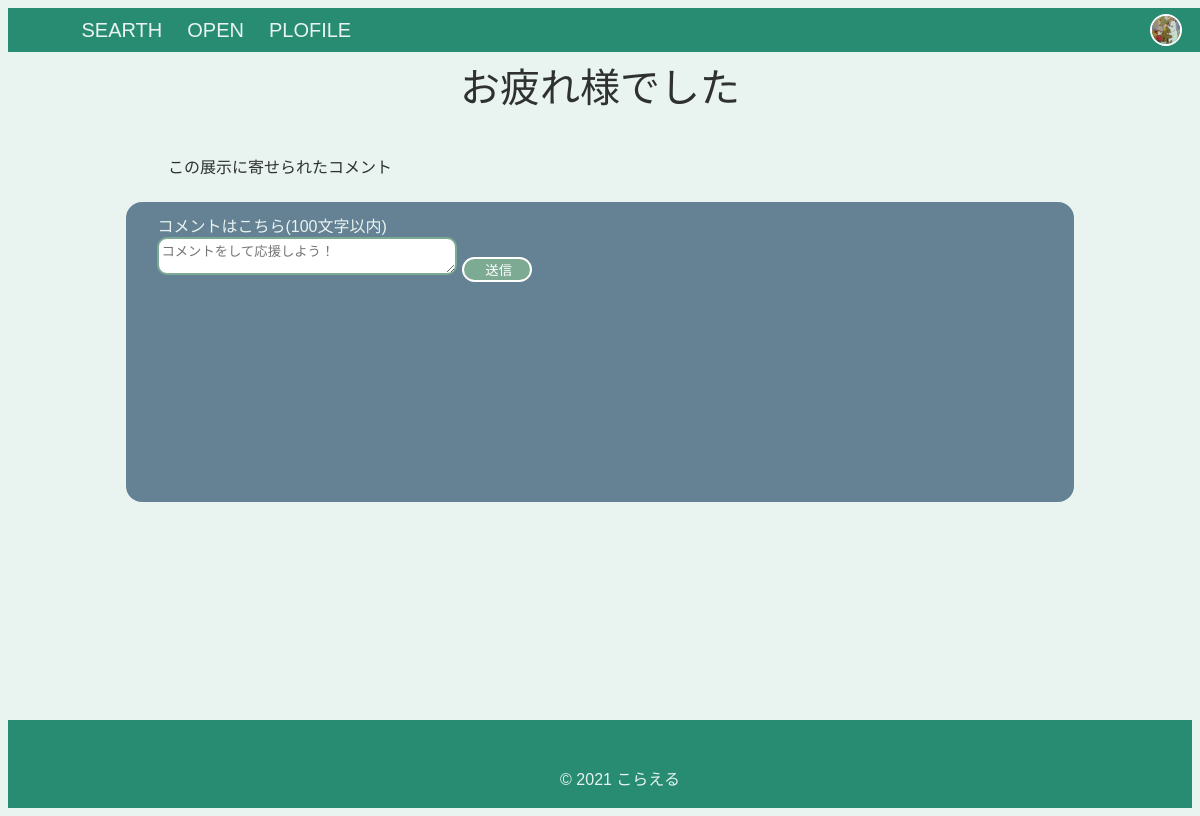
The page /post/last/3aa62b06-de79-4a49-a955-3f8eb7504839 (signed in) on the database as committed earlier.
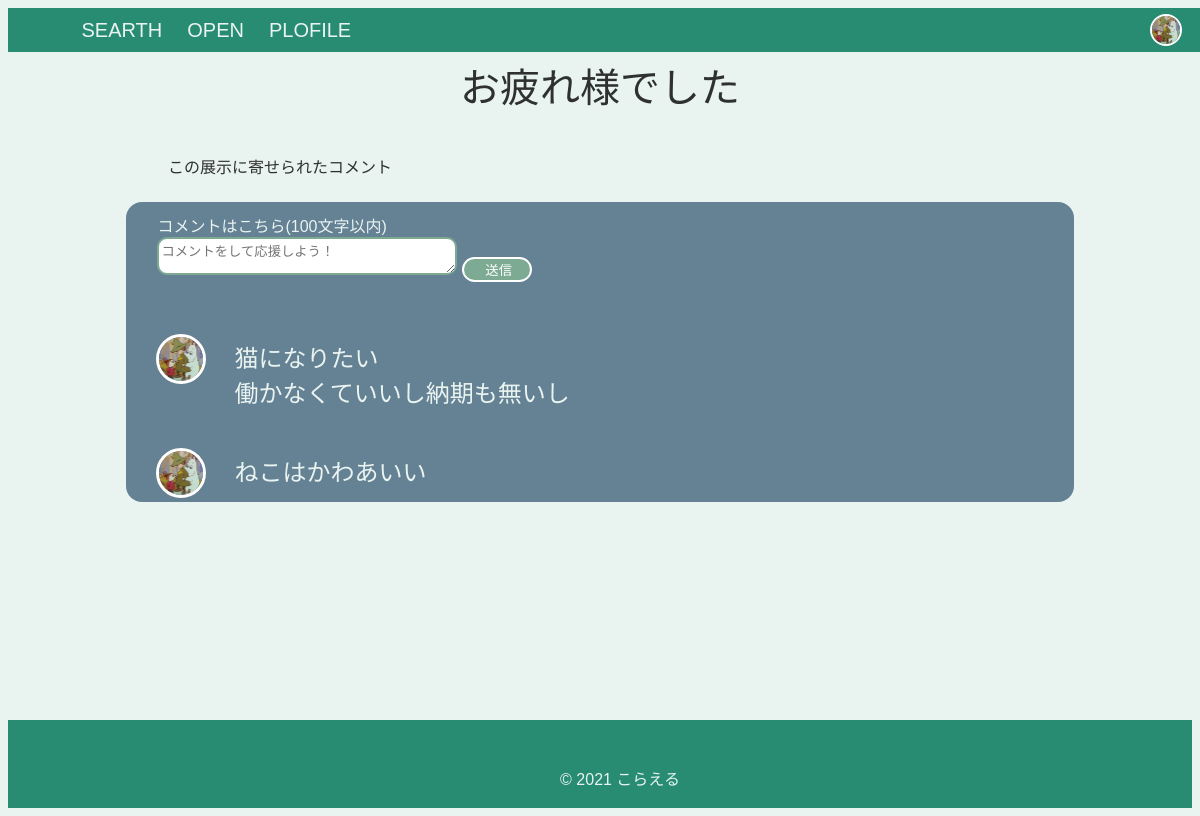
The same page on the database as committed later.
### account/models.py (models this page shows)
class CustomUser(AbstractUser):
    class Meta(AbstractUser.Meta):
        db_table    = 'custom_users'
    introduction = models.TextField(verbose_name='自己紹介',max_length=200,blank=True,null=True,default="よろしくお願いします")
    link = models.URLField(verbose_name='リンク',max_length=200,blank=True,null=True)
    icon = models.ImageField(verbose_name='アイコン画像',upload_to=icon_path,blank=True,null=False,default = '../static/picture/8074e2c65a3ab65d0ce7b482795b7ac0.jpg')
    birthday = models.DateField(verbose_name='生年月日',blank=True,null=True)

### post/models.py (models this page shows, shortened)
class Comment(models.Model):
    author = models.CharField(verbose_name='作者',max_length=100,null=False,default="admin")
    comment = models.TextField(verbose_name='コメント',max_length=100,blank=False,null=False)
    postid = models.ForeignKey(Post,on_delete=models.CASCADE)
    created_at = models.DateTimeField(verbose_name='投稿時間',auto_now_add=True,null=False)

### post/views.py (the view)
# urls.py: path('last/<uuid:id>',views.last,name = 'last'),
@login_required
def last(request,id):
    if request.method == "POST":
        form = CommentForm(request.POST)
        if form.is_valid():
            form.save()
            return redirect('post:last',id=id)
    context = {
        'images':CustomUser.objects.all(),
        'id': id,
        'comments':Comment.objects.filter(postid=str(id)).order_by('-created_at'),
        'user':request.user,
    }
    return render(request, 'post/last.html',context)

### templates/post/last.html (shortened to what this page needs)
{% load static %}
{% block link %}
<link rel="stylesheet" href="https://unpkg.com/ress/dist/ress.min.css" />
<link rel="stylesheet" type="text/css" href="{% static 'css/grobal.css' %}" />
<link rel="stylesheet" type="text/css" href="{% static 'css/last.css' %}" />
{% endblock %}
<!DOCTYPE html>
<html lang="ja">
<head>
  <link href="https://use.fontawesome.com/releases/v5.6.1/css/all.css" rel="stylesheet" />
</head>
<body>
  <header>
    <nav class="pc-nav">
      <ul class="pc-nav-menu">
        <li class="home"><a href="../ranking">SEARTH</a></li>
        <li><a href="../../post/open">OPEN</a></li>
        <li><a href="../../account/profile">PLOFILE</a></li>
      </ul>
    </nav>
    {% if request.user.id != None %}
    <img class="header-icon" src="{{ user.icon.url }}" />
    {% else %}
    <a href="../account/signup" class="btn btn-signup">SIGNUP</a>
    <a href="../account/login" class="btn btn-login">LOGIN</a>
    {% endif %}
  </header>
  <div class="container">
    <p class="good-work">お疲れ様でした</p>
    <p class="work-comment">この展示に寄せられたコメント</p>
    <div class="comment-scroll">
      <table border="0" cellspacing="0" cellpadding="1">
        <tr>
          <td>
            <form method="POST">
              <span class="sub-title">コメントはこちら(100文字以内)</span><br>
              <textarea class="comment-input" type="text" id="comment" name="comment" size="80"
                placeholder="コメントをして応援しよう！" required></textarea>
              <input class="comment-button" type="submit" id="submit" value=" 送信" />
            </form>
          </td>
        </tr>
        <tr>
          <td>
          </td>
        </tr>
      </table>
      <br>
      {% for comment in comments %}
      {% for image in images %}
      {% if image.username == comment.author %}
      <dl>
        <dt><img src="{{ image.icon.url }}"></dt>
        <dd class="view-comment">{{ comment.comment | linebreaksbr }}</dd>
      </dl>
      {% endif %}
      {% endfor %}
      {% endfor %}
    </div>
  </div>
  <footer>
    <ul class="footer-menu">
      <p class="footer-text">© 2021 こらえる</p>
    </ul>
  </footer>
</body>
</html>

Rows that differ between the two databases and show on the page:
added Comment: comment "猫になりたい 働かなくていいし納期も無いし", CustomUser (icon (picture))
added Comment: comment "ねこはかわあいい", CustomUser (icon (picture))
